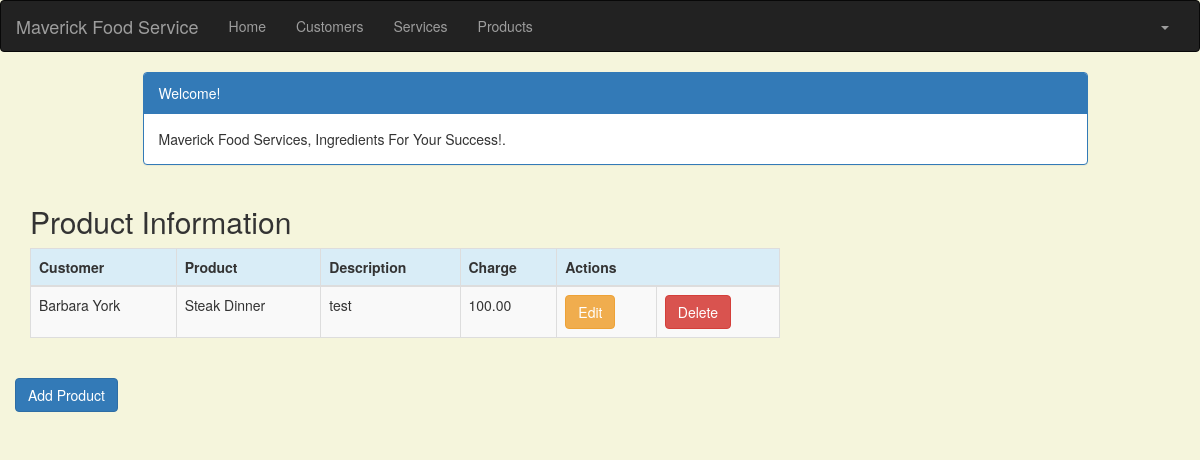
The page /product_list (signed in) on the database its author committed.
### crm/models.py (models this page shows, shortened)
class Product(models.Model):
    cust_name = models.ForeignKey(Customer, on_delete=models.CASCADE, related_name='products')
    product = models.CharField(max_length=100)
    p_description = models.TextField()
    quantity = models.IntegerField()
    pickup_time = models.DateTimeField(
        default=timezone.now)
    charge = models.DecimalField(max_digits=10, decimal_places=2)
    created_date = models.DateTimeField(
        default=timezone.now)
    updated_date = models.DateTimeField(auto_now_add=True)

class Customer(models.Model):
    cust_name = models.CharField(max_length=50)
    organization = models.CharField(max_length=100, blank=True)
    role = models.CharField(max_length=100)
    email = models.EmailField(max_length=100)
    bldgroom = models.CharField(max_length=100)
    address = models.CharField(max_length=200)
    account_number = models.IntegerField(blank=False, null=False)
    city = models.CharField(max_length=50)
    state = models.CharField(max_length=50)
    zipcode = models.CharField(max_length=10)
    phone_number = models.CharField(max_length=50)
    created_date = models.DateTimeField(
        default=timezone.now)
    updated_date = models.DateTimeField(auto_now_add=True)
    def __str__(self):
        return str(self.cust_name)

### crm/views.py (the view)
# urls.py: path('product_list', views.product_list, name='product_list'),
@login_required
def product_list(request):
    product = Product.objects.filter(created_date__lte=timezone.now())
    return render(request, 'crm/product_list.html',
                  {'products': product})

### crm/templates/crm/product_list.html (shortened to what this page needs)
<!DOCTYPE html>
<html lang="en">
{% extends 'crm/base.html' %}
{% block content %}
    <html>
    <head>
        <link rel="stylesheet" href="https://maxcdn.bootstrapcdn.com/bootstrap/3.3.4/css/bootstrap.min.css">
    </head>
    <body>
    <div class="container">
        <div class="row">
            <div class="col-md-10 col-md-offset-1">
                <div class="panel panel-primary">
                    <div class="panel-heading">Welcome!</div>
                    <div class="panel-body">
                        Maverick Food Services, Ingredients For Your Success!.
                    </div>
                </div>
            </div>
        </div>
    </div>
    <div class="row">
        <h2 style="padding-left: 15Px">Product Information</h2>
    </div>
    <div>
        <table class="table table-striped table-bordered table-hover">
            <thead>
            <tr class="bg-info">
                <th>Customer</th>
                <th>Product</th>
                <th>Description</th>
                <th>Charge</th>
                <th colspan="3">Actions</th>
            </tr>
            </thead>
            <tbody>
            {% for product in products %}
                <tr>
                    <td>{{ product.cust_name }}</td>
                    <td>{{ product.product }}</td>
                    <td>{{ product.p_description }}</td>
                    <td>{{ product.charge }}</td>
                    <td><a href="{% url 'crm:product_edit' pk=product.pk %}"
                           class="btn btn-warning">Edit</a></td>
                    <td><a href="{% url 'crm:product_delete' pk=product.pk %}"
                            onclick="return confirm('Are you sure you want to delete?')"
                            class="btn btn-danger">Delete</a></td>
                </tr>
            {% endfor %}
            </tbody>
        </table>
    </div>
    <div class="row">
        <a href="{% url 'crm:product_new' %}" class="row"><span
                class="btn btn-primary">Add Product</span></a>
     </div>
    </body>
    </html>
{% endblock %}

### crm/templates/crm/product_list.html (style rules this page uses)
body { background-color: beige; }

### rows shown on the page
Product: cust_name "Barbara York", product "Steak Dinner", p_description "test", charge "100.00"
